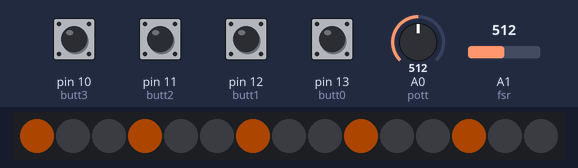
A sketch run on a simulated Arduino Uno, built with avr-gcc and run on an emulated ATmega328P. On the bench: 15 RGB LEDs in strip order, left to right. The test bench sets the inputs (shaded band); at power-on: pin 10 (butt3), pin 11 (butt2), pin 12 (butt1), pin 13 (butt0) LOW, A1 (fsr) = 512, A0 (pott) = 512. Dim RGB values are drawn brighter than linear.

Above: at 16.6 s.
16.7 s: A1 (fsr) set to 90
At 17.98 s:
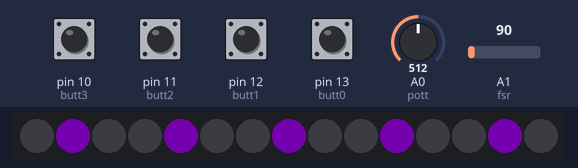
30.2 s: A0 (pott) set to 470
38.1 s: A0 (pott) set to 448
At 43.81 s:
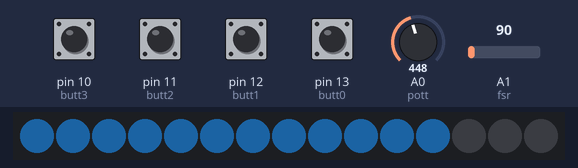
46.0 s: A0 (pott) set to 315
56.3 s: A0 (pott) set to 292
At 66.74 s:
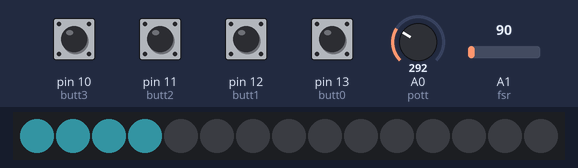
69.0 s: A1 (fsr) set to 110
At 78.2 s:
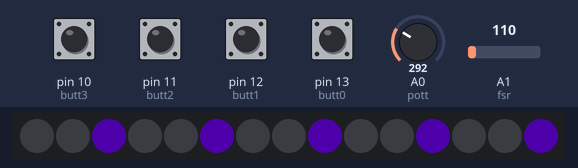

Measured:
- the behaviour switches between 461 and 460 on A0 (pott) (found by bisection; images 1 and 2)
- the behaviour switches between 307 and 306 on A0 (pott) (found by bisection; images 2 and 3)
- after the input at 38.1 s, the LEDs: first differ from a run without the input after 5.6 s (image 2)
- after the input at 56.3 s, the LEDs: first differ from a run without the input after 10.3 s (image 3)
- after the input at 69.0 s, the LEDs: first differ from a run without the input after 8.3 s (image 4 shows a later state)

The sketch:

light_test_delete2.ino
```cpp
//light instrument test #2// delete this file after completion !


// NEOPIXELS !!!

#include <Adafruit_NeoPixel.h>
#ifdef __AVR__
 #include <avr/power.h> // Required for 16 MHz Adafruit Trinket
#endif

#define LED_PIN    6

// How many NeoPixels are attached to the Arduino?
#define LED_COUNT 15

// Declare our NeoPixel strip object:
Adafruit_NeoPixel strip(LED_COUNT, LED_PIN, NEO_GRB + NEO_KHZ800);

struct MyColor {
  long hue;
  int sat;
  int val;
};

int loopCount; // tracks what group loop is on
//Word words[26]; // all words
//Word groups[10]; // groups of words
MyColor colors[12]; // all colors
int waitLengthSlow = 500;
int waitLengthFast= 250;
int glowLengthSlow = 5;
int glowLengthFast= 25;
//int glowDuration = 5000;
int glowDuration = 3000;
int fadeLengthSlow = 10;
int fadeLengthFast= 3;
int fadeDuration = 400;


const int butt0 = 13;
const int butt1 = 12;
const int butt2 = 11;
const int butt3 = 10;

int buttstate0 = 0 ;
int buttstate1 = 0 ;
int buttstate2 = 0 ;
int buttstate3 = 0 ;


//fsr
int fsr = A1 ; //change once determine anolog pin
int fsrread ;
int fsrstate = 0 ;


//pott
#define pott A0 //change once you determine the pin
int readpott ;
int pottval ;
int pottstate = 0 ;

int lastSensors[6]; // keeps track of whether new input is possible
int actionArray[100][3];
int actionPos = 0;

unsigned long timeArray[100];

// ledcol0 = [ 0 , 7 , 8 ] ;
// ledcol1 = [ 1 , 6, 9 ] ;
// ledcol2 = [ 2 , 5 , 10 ] ;
// ledcol3 = [3 , 4 , 11] ;
int leds[4][4] = {
  {0, 7, 8 ,15},
  {1, 6, 9  ,14},
  {2, 5, 10 ,13},
  {3, 4, 11 , 12},
};


void setup() {


  // put your setup code here, to run once:
 // These lines are specifically to support the Adafruit Trinket 5V 16 MHz.
  // Any other board, you can remove this part (but no harm leaving it):
#if defined(__AVR_ATtiny85__) && (F_CPU == 16000000)
  clock_prescale_set(clock_div_1);
#endif
  // END of Trinket-specific code.

  strip.begin();           // INITIALIZE NeoPixel strip object (REQUIRED)
  strip.show();            // Turn OFF all pixels ASAP
  strip.setBrightness(50); // Set BRIGHTNESS to about 1/5 (max = 255)

  //Serial.begin(9600);
 // Serial.println("hello world");


  // colors HSV
  colors[0] = {(int) 249 * 65535/360, 255, (int) 255 * .95}; // heavy rain
  colors[1] = {(int) 186 * 65535/360, 255 *.71, (int) 255}; //snow
  colors[2] = {(int) 208 * 65535/360, 255*.93, (int) 255}; //light rain
  colors[3] = {(int) 171 * 65535/360, 255, (int) 255};  // light rain
  colors[4] = {(int) 215 * 65535/360, 255* .9, (int) 255 * .98};  //light rain
  colors[5] = {(int) 199 * 65535/360, 255* .84, (int) 255 * .98};  //light rain
  colors[6] = {(int) 267 * 65535/360, 255, (int) 255 * .73};  // thunder
  colors[7] = {(int) 281 * 65535/360, 255, (int) 255 * .81};  //thunder
  colors[8] = {(int) 292 * 65535/360, 255, (int) 255 * .74}; //thunder
  colors[9] = {(int) 58 * 65535/360, 255, (int) 255 * .89};  //thunder
  colors[10] = {(int) 144 * 65535/360, 255 *.31, (int) 255 * .98};  //air

//  int len1 = sizeof(words) / sizeof(words[0]);
//  int len2 = sizeof(groups) / sizeof(groups[0]);

//  Serial.println("searching");
//  int *arr = getWordsByGroup(2);
//  Serial.println(sizeof(arr));
//  for (int i = 0; i < sizeof(arr); i++) {
//    Word m = words[arr[i]];
//    Serial.println(m.name);
//    Serial.println(m.start);
//  }


 pinMode(butt0, INPUT);
 pinMode(butt1, INPUT);
 pinMode(butt2, INPUT);
 pinMode(butt3, INPUT);

 // initialize action array
 for (int i = 0; i < 100; i++) {
    actionArray[i][0] = -1;
    actionArray[i][1] = 0;
 }


}

void loop() {

  fsrread = analogRead(fsr);
  if (fsrread < 100) {
    Serial.println(" - No pressure");
    fsrstate = 0 ;
  } else if (fsrread < 435) {
    Serial.println(" - Light touch");
    fsrstate = 1 ;
  } else if (fsrread < 800) {
    Serial.println(" - Light squeeze");
    fsrstate = 2 ;
  }

  readpott = analogRead ( pott) ;
  pottval = map(readpott , 0 , 1023 , 0 ,100) ;

  if (pottval < 15) {
    pottstate = 0 ;
  } else if (pottval < 30) {
    pottstate = 1 ;
  } else if (pottval < 45) {
    pottstate = 2 ;
  } else if (pottval< 60) {
    pottstate= 3 ;
  }

  buttstate0 = digitalRead(butt0);
  buttstate1 = digitalRead(butt1);
  buttstate2 = digitalRead(butt2);
  buttstate3 = digitalRead(butt3) ;

int buttonStates[] = {buttstate0, buttstate1, buttstate2, buttstate3 ,fsrstate , pottstate};
//int buttonStates[] = {1, 0, 0, 0};

startAction(buttonStates);
  // evaluate all actions in action array to see what should be lit up
  processActions();


}


//light functions


void clearRange(int start, int end) {
  if (start < end) {
      for(int i = start; i <= end; i++) { // For each pixel in strip...
        strip.setPixelColor(i, strip.Color(0, 0, 0));        //  Set pixel's color (in RAM)
      }
    } else {
      for(int i= start; i >= end; i--) { // For each pixel in strip...
        strip.setPixelColor(i, strip.Color(0, 0, 0));        //  Set pixel's color (in RAM)
      }
    }
  strip.show();
}

void colorRange(int start, int end, MyColor color) {
  if (start < end) {
      for(int i = start; i <= end; i++) { // For each pixel in strip...
        strip.setPixelColor(i, strip.ColorHSV(color.hue, color.sat, color.val));        //  Set pixel's color (in RAM)
      }
    } else {
      for(int i= start; i >= end; i--) { // For each pixel in strip...
        strip.setPixelColor(i, strip.ColorHSV(color.hue, color.sat, color.val));        //  Set pixel's color (in RAM)
      }
    }
  strip.show();
}


void colorWipeRange(int start, int end, MyColor color, int wait) {
  if (start < end) {
      for(int i = start; i <= end; i++) { // For each pixel in strip...
        strip.setPixelColor(i, strip.ColorHSV(color.hue, color.sat, color.val));         //  Set pixel's color (in RAM)
        strip.show();                          //  Update strip to match
        delay(wait);                           //  Pause for a moment
      }
    } else {
      int range = (start == end) ? 1 : start - end;
      for(int i= start; i >= end; i--) { // For each pixel in strip...
        strip.setPixelColor(i, strip.ColorHSV(color.hue, color.sat, color.val));         //  Set pixel's color (in RAM)
        strip.show();                          //  Update strip to match
        delay(wait);                           //  Pause for a moment
      }
    }
}

void theaterChase(uint32_t color, int wait) {
  for(int a=0; a<10; a++) {  // Repeat 10 times...
    for(int b=0; b<3; b++) { //  'b' counts from 0 to 2...
      strip.clear();         //   Set all pixels in RAM to 0 (off)
      // 'c' counts up from 'b' to end of strip in steps of 3...
      for(int c=b; c<strip.numPixels(); c += 3) {
        strip.setPixelColor(c, color); // Set pixel 'c' to value 'color'
      }
      strip.show(); // Update strip with new contents
      delay(wait);  // Pause for a moment
    }
  }
}


void fadeRange(int start, int end, MyColor color, int duration, int wait) {
  int valStep = color.val / duration;
  valStep = (valStep < 1) ? 1 : valStep;
  //color.sat= map(color.sat , 0 , color.val , 0 , color.sat);
  int startVal = color.val;
  int startSat = color.sat;
  for (int i = 0; i < duration; i++) {
    color.val = map(i , 0, duration, startVal, 0);
    color.sat= map(i , 0, duration, startSat, 0);
   // color.val = color.val - valStep;
    if (color.val <= 0) break;
    if (start < end) {
      for(int i = start; i <= end; i++) { // For each pixel in strip...
        strip.setPixelColor(i, strip.ColorHSV(color.hue, color.sat, color.val));         //  Set pixel's color (in RAM)
      }
    } else {
      int range = (start == end) ? 1 : start - end;
      for(int i= start; i >= end; i--) { // For each pixel in strip...
        strip.setPixelColor(i, strip.ColorHSV(color.hue, color.sat, color.val));        //  Set pixel's color (in RAM)
      }
    }
    strip.show();
    delay(wait);
  }
}


void glowRange(int start, int end, MyColor color, int duration, int wait, int valLow, int valHigh, int satLow, int satHigh) {
  bool up = false;
  int startVal = color.val;
  int startSat = color.sat;
  //color.sat= map(color.sat , 0 , color.val , 0 , color.sat);
  int c = 0;
  for (int i = 0; i < duration; i++) {
    if (up) {
      // color.val++
      Serial.println("up");
      //Serial.println(i);
      color.val = map(i % (duration/20), 0, (duration/20) - 1, valLow, startVal);
      color.sat= map(i % (duration/20), 0, (duration/20) - 1, satHigh, startSat);
      Serial.println(color.val);
      if (color.val >= startVal) {
        color.val = startVal;
        color.sat = startSat;
        //color.sat= glowHigh;
        Serial.println(i);
        Serial.println("switch down");
        c++;
        i = duration/10 * c;
        Serial.println(i);
        up = false;
      }
    } else {
      // color.val--;
      Serial.println("down");
      //Serial.println(i);
      color.val = map(i % (duration/20) , 0,(duration/20) - 1, startVal, valLow);
      color.sat= map(i % (duration/20) , 0, (duration/20) - 1, startSat, satLow);
      Serial.println(color.val);
      if (color.val <= valLow) {
        color.val = valLow;
        color.sat= satLow;
        Serial.println(i);
        Serial.println("switch up");
        c++;
        i = duration/10 * c;
        Serial.println(i);
        up = true;
      }
    }
    if (start < end) {
      for(int j = start; j <= end; j++) { // For each pixel in strip...
        strip.setPixelColor(j, strip.ColorHSV(color.hue, color.sat, color.val));         //  Set pixel's color (in RAM)
      }
    } else {
      int range = (start == end) ? 1 : start - end;
      for(int j= start; j >= end; j--) { // For each pixel in strip...
        strip.setPixelColor(j, strip.ColorHSV(color.hue, color.sat, color.val));        //  Set pixel's color (in RAM)
      }
    }
    strip.show();
    delay(wait);
  }
}


// Some functions for creating weather -----------------

bool checkInput(int sensor, int state) {
  // check by sensor in special case
  Serial.println("checking input");
  Serial.println(sensor);
  Serial.println(state);
  switch (sensor) {
    case 4: // fsr sensor
      return state >= 1 && lastSensors[sensor] == 0;
    case 5 : //pott
      return state >= 1 && lastSensors[sensor] == 0;
    default:
      return state == HIGH && lastSensors[sensor] == 0;

  }
}

// check button state and push current action into action array
void startAction(int states[]) {
  // check state against last input, to see if it is a new action
  // add wait time for start action
  for (int i = 0; i < 6; i++) {
    // check if sensor at i is on and valid
    bool valid = checkInput(i, states[i]); // should be function
    if (valid) {
      Serial.println("action at button");
      Serial.println(i);
      // action was detected, snapshot state and add to action arr
      actionArray[actionPos % 100][0] = i;
      actionArray[actionPos % 100][1] = states[i];
      timeArray[actionPos % 100] = millis();
      Serial.println(actionArray[actionPos % 100][0]);
      Serial.println(timeArray[actionPos % 100]);
      Serial.println(actionArray[actionPos % 100][1]);
      actionPos++;
      Serial.println(actionPos);
      lastSensors[i] = states[i];
    } else{
      lastSensors[i] = 0;
    }
  }
}

void processAction(int pos) {
//  Serial.println("processing action at ");

  int sensor = actionArray[pos][0];
  unsigned long ts = timeArray[pos];
  int val = actionArray[pos][1];
  int col = 0;
  unsigned long diff = millis() - ts;
//  Serial.println(sensor);
//  Serial.println(diff);
  switch (sensor) {
    case 0:
    case 1:
    case 2:
    case 3:
      // handle light rain
      col = sensor % 4;
      if (diff < 2000) {
        colorRange(leds[col][0] , leds[col][0], colors[4] );
        actionArray[pos][2] = 0;
        //drawchar("rainy") ;
      } else if (diff < 4000) {
        if (actionArray[pos][2] == 0) {
          actionArray[pos][2] = 1;
          clearRange(leds[col][0] , leds[col][0]);
        }
        colorRange(leds[col][1] , leds[col][1], colors[4] );
      } else if (diff < 6000) {
        if (actionArray[pos][2] == 1) {
          actionArray[pos][2] = 2;
          clearRange(leds[col][1] , leds[col][1]);
        }
        colorRange(leds[col][2] , leds[col][2], colors[4] );
      } else if (diff < 8000) {
        if (actionArray[pos][2] == 2) {
          actionArray[pos][2] = 3;
          clearRange(leds[col][2] , leds[col][2]);
        }
        colorRange(leds[col][3] , leds[col][3], colors[4] );
      } else {
        clearRange(leds[col][3] , leds[col][3]);
        // zero out completed action
        Serial.println("zeroing out");
        Serial.println(pos);
        actionArray[pos][0] = -1;
        //display.clearDisplay();
        //display.display();
      }
      break;
    case 4:
     // fsr handling
    if (val == 1) {
       // handle light fsr press
       //strip.clear();
      // drawchar("thunder!") ;
       theaterChase(strip.Color(238,355,0),25);
       theaterChase(strip.Color(101,0,224),35) ;
       //strip.clear();
       actionArray[pos][1] = 0;
       clearRange(0 , 15);

    } else if (val == 2) {
      // handle heavy fsr press
    // drawchar("thunder!") ;
     theaterChase(strip.Color(238,355,0), 25) ;
     theaterChase(strip.Color(101,0,224), 35) ;
     theaterChase(strip.Color(174,0,255), 35) ;
     theaterChase(strip.Color(255,0,250), 35) ;
      actionArray[pos][1] = 0;
      clearRange(0 , 15);
      //strip.clear();

     } else {
      // zero out completed action
      //strip.clear();
      actionArray[pos][0] = -1;
      clearRange(0 , 15);
     // display.clearDisplay();
      //display.display();
     }
     break;
    case 5:
    //pott handling
    if (val == 1) {
       // pott 15 - 30

       glowRange(0, 3, colors[1], 2000, 5, 60,colors[1].val, 155, colors[1].sat) ;
       fadeRange(0, 3, colors[1], 400,10) ;
       actionArray[pos][1] = 0;
       //clearRange(0 , 15);

    } else if (val == 2) {
      // pott 30 -45

      glowRange(0, 11, colors[2], 2000, 5, 60,colors[2].val, 155, colors[2].sat) ;
      fadeRange(0, 11, colors[2], 400,10) ;
      actionArray[pos][1] = 0;
      //clearRange(0 , 15);


    } else if (val == 3) {
      // pott 45 -60

      glowRange(0, 15, colors[3], 2000, 5, 60,colors[3].val, 155, colors[3].sat) ;
      fadeRange(0, 15, colors[3], 400,10) ;
      actionArray[pos][1] = 0;
     // clearRange(0 , 15);


     } else {
      // zero out completed action
      //strip.clear();
      actionArray[pos][0] = -1;
      clearRange(0 , 15);
     }
     break;

    case 6:
    case 7:
      // handle heavy rain
//      col = sensor % 4;
//      if (diff < 2000) {
//        colorRange(leds[col][0] , leds[col][0], colors[4] );
//      } else if (diff < 4000) {
//        colorRange(leds[col][1] , leds[col][1], colors[4] );
//      } else if (diff < 6000) {
//        colorRange(leds[col][2] , leds[col][2], colors[4] );
//      } else if (diff < 8000) {
//        colorRange(leds[col][3] , leds[col][3], colors[4] );
//      } else {
//        // zero out completed action
//        actionArray[pos][0] = -1;
//      }
      break;
    case 8:
      break;
    case 9:
      break;
  }
}

void processActions() {
//  Serial.println("processing actions");
  for (int i = 0; i < 100; i++) {
    // process valid actions
    if (actionArray[i][0] != -1) {

      processAction(i);
    }
  }
}
```
